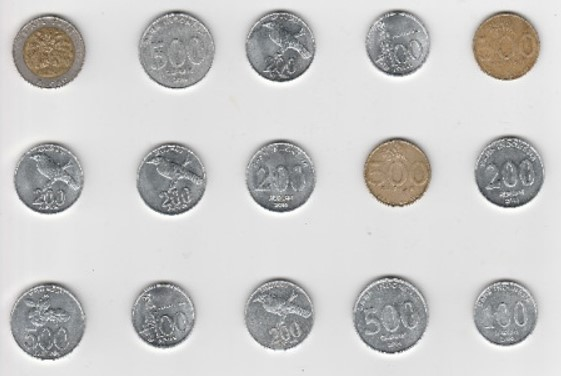
%> input picture E29/para.jpg, 561 x 376 px
$ octave E29.m   (GNU Octave 9; MATLAB toolbox functions it lacks are replaced by stand-ins)
%> lines starting %> are read from the running program, lines starting %| are printed output that depends on the picture; in (x1, y1, x2, y2) boxes, pixels count from 0 and x2, y2 are one past the last pixel; in counts of white or black regions, pixels touching at a corner belong together; the program's own positions count from 1
clc; clear; close all; warning off all;
Img = imread('para.jpg');
%> Img is the input picture: size 376x561x3 uint8; mean R, G, B 201.1, 200.5, 199.6
bw = imcomplement(imbinarize(rgb2gray(Img), graythresh(rgb2gray(Img))));
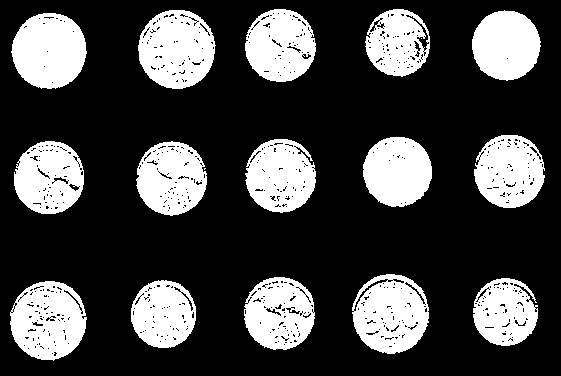
%> bw: size 376x561 logical; 27.5% white; 17 white regions (2 under 20 px), largest, box (x1, y1, x2, y2) and area: (138, 10, 216, 89) 4576, (11, 13, 87, 89) 4444, (10, 281, 87, 361) 4440
bw = imfill(bwareaopen(bw, 100), 'holes');
%> bw: size 376x561 logical; 29% white; 15 white regions, largest, box (x1, y1, x2, y2) and area: (138, 10, 216, 89) 4805, (352, 274, 429, 354) 4805, (10, 281, 87, 361) 4747
bw = imclose(imclearborder(bw), strel('disk', 5));
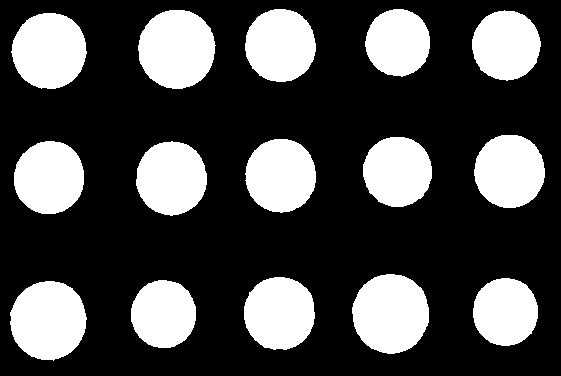
%> bw: size 376x561 logical; 29.2% white; 15 white regions, largest, box (x1, y1, x2, y2) and area: (352, 274, 429, 354) 4819, (138, 10, 216, 89) 4811, (10, 281, 87, 361) 4754
[B, L] = bwlabel(bw);
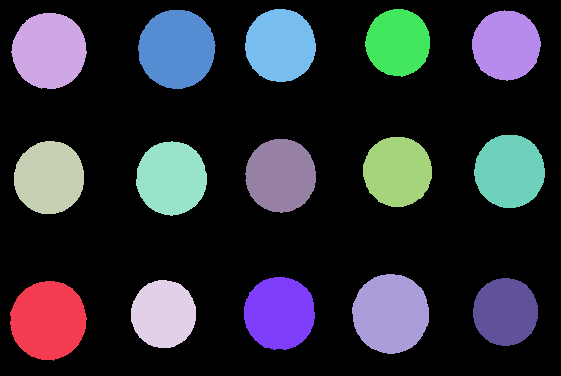
%> B: size 376x561 double; 16 distinct labels, from 0 to 15; one colour per label, 0 black
%> L = 15
stats = regionprops(B, 'Area', 'Centroid');
%> stats = 15 regions; largest, Area and Centroid: 4819 [391.3 314.2], 4811 [177.3 49.7], 4754 [48.9 321], 4477 [49.8 51.4], 4130 [172.1 178.8]
YCbCr = rgb2ycbcr(Img);
%> YCbCr: size 376x561x3 uint8; mean of channels 1, 2, 3 188.2, 127.5, 128.3
Cb = YCbCr(:, :, 2);
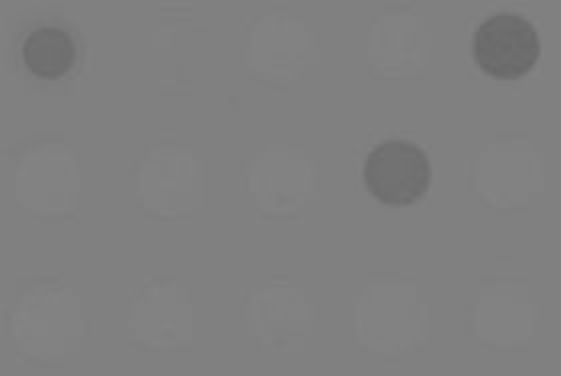
%> Cb: size 376x561 uint8; min 105, max 132, mean 127.5
figure, imshow(Img);
hold on
Boundaries = bwboundaries(bw, 'noholes');
%> Boundaries = 15 boundaries; largest, box (x1, y1, x2, y2) and points: (352, 274, 429, 354) 223, (138, 10, 216, 89) 222, (10, 281, 87, 361) 220, (11, 13, 87, 89) 215, (136, 141, 207, 216) 207
for n = 1:L
    boundary = Boundaries{n};
    bw_label = (B == n);
    Cb_label = mean(Cb(bw_label));
    Area = stats(n).Area;
    centroid = stats(n).Centroid;
    if Cb_label > 120
        if Area < 70000
            nilai = 100;
        elseif Area < 80000
            nilai = 200;
        else
            nilai = 500;
        end
        plot(boundary(:, 2), boundary(:, 1), 'y', 'LineWidth', 4)
        text(centroid(1) - 50, centroid(2), num2str(nilai), 'Color', 'y', 'FontSize', 20, 'FontWeight', 'bold');
    else
        if Area < 70000
            nilai = 500;
        else
            nilai = 1000;
        end
        plot(boundary(:, 2), boundary(:, 1), 'c', 'LineWidth', 4)
        text(centroid(1) - 50, centroid(2), num2str(nilai), 'Color', 'c', 'FontSize', 20, 'FontWeight', 'bold');
    end
end
%> this loop made 15 passes
%> (Cb_label, Area, centroid, nilai) on passes 1 to 12: (129.6, 4754, [48.88 321], 100), (118.7, 4477, [49.83 51.36], 500), (129.6, 4068, [49.78 178.2], 100), (129.5, 3500, [164.1 314.6], 100), (129.4, 4130, [172.1 178.8], 100), (128, 4811, [177.3 49.69], 100), (129, 4118, [280.1 313.9], 100), (129.4, 4077, [281 46.03], 100), (129.4, 4120, [281.3 176.2], 100), (129.6, 4819, [391.3 314.2], 100), (114.6, 3825, [398.1 172.2], 500), (129.3, 3435, [398.5 43.22], 100)
%> pass 1, `bw_label = (B == n);`:
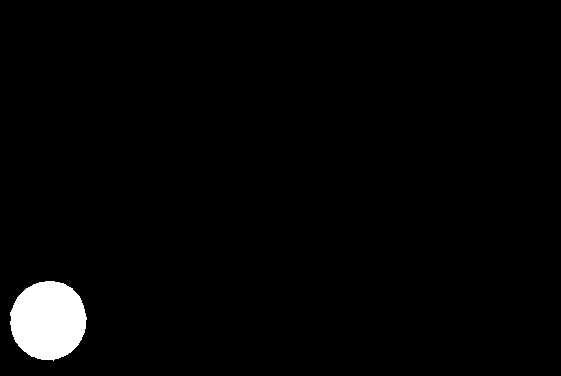
%> bw_label: size 376x561 logical; 2.3% white; 1 white region, box (x1, y1, x2, y2) and area: (10, 281, 87, 361) 4754
%> pass 3, `bw_label = (B == n);`:
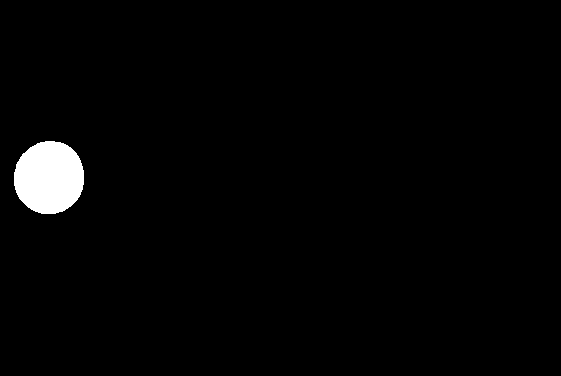
%> bw_label: size 376x561 logical; 1.9% white; 1 white region, box (x1, y1, x2, y2) and area: (14, 141, 84, 214) 4068
%> after the loop:
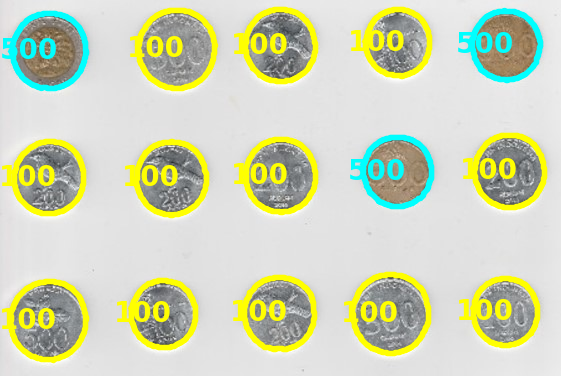
%> figure redrawn from the program's plot data
